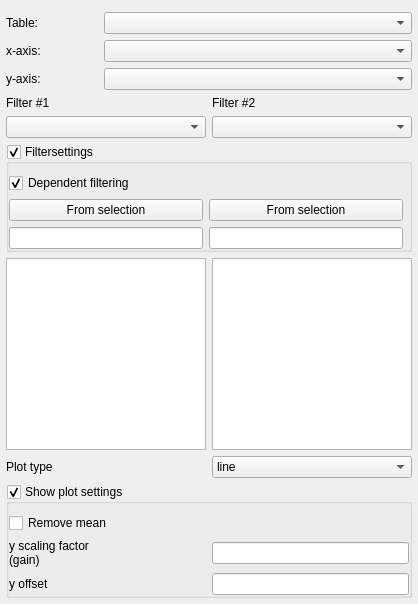
             <widget class="QWidget" name="tab_3">
              <attribute name="title">
               <string>Tab 3</string>
              </attribute>
              <layout class="QGridLayout" name="grid_layout_13">
               <property name="leftMargin">
                <number>6</number>
               </property>
               <property name="topMargin">
                <number>6</number>
               </property>
               <property name="rightMargin">
                <number>6</number>
               </property>
               <property name="bottomMargin">
                <number>6</number>
               </property>
               <item row="0" column="0">
                <layout class="QGridLayout" name="grid_layout_12">
                 <property name="topMargin">
                  <number>6</number>
                 </property>
                 <item row="0" column="0">
                  <widget class="QLabel" name="table_q_label_3">
                   <property name="sizePolicy">
                    <sizepolicy hsizetype="Preferred" vsizetype="Fixed">
                     <horstretch>0</horstretch>
                     <verstretch>0</verstretch>
                    </sizepolicy>
                   </property>
                   <property name="minimumSize">
                    <size>
                     <width>92</width>
                     <height>0</height>
                    </size>
                   </property>
                   <property name="font">
                    <font>
                     <pointsize>9</pointsize>
                    </font>
                   </property>
                   <property name="text">
                    <string>Table:</string>
                   </property>
                  </widget>
                 </item>
                 <item row="1" column="0">
                  <widget class="QLabel" name="xcol_q_label_3">
                   <property name="sizePolicy">
                    <sizepolicy hsizetype="Preferred" vsizetype="Fixed">
                     <horstretch>0</horstretch>
                     <verstretch>0</verstretch>
                    </sizepolicy>
                   </property>
                   <property name="minimumSize">
                    <size>
                     <width>92</width>
                     <height>0</height>
                    </size>
                   </property>
                   <property name="font">
                    <font>
                     <pointsize>9</pointsize>
                    </font>
                   </property>
                   <property name="text">
                    <string>x-axis:</string>
                   </property>
                  </widget>
                 </item>
                 <item row="1" column="1">
                  <widget class="QComboBox" name="tab3_xcol">
                   <property name="sizePolicy">
                    <sizepolicy hsizetype="Preferred" vsizetype="Fixed">
                     <horstretch>0</horstretch>
                     <verstretch>0</verstretch>
                    </sizepolicy>
                   </property>
                   <property name="minimumSize">
                    <size>
                     <width>87</width>
                     <height>0</height>
                    </size>
                   </property>
                   <property name="maximumSize">
                    <size>
                     <width>20000</width>
                     <height>16777215</height>
                    </size>
                   </property>
                   <property name="font">
                    <font>
                     <pointsize>9</pointsize>
                    </font>
                   </property>
                  </widget>
                 </item>
                 <item row="2" column="0">
                  <widget class="QLabel" name="ycol_q_label_3">
                   <property name="sizePolicy">
                    <sizepolicy hsizetype="Preferred" vsizetype="Fixed">
                     <horstretch>0</horstretch>
                     <verstretch>0</verstretch>
                    </sizepolicy>
                   </property>
                   <property name="minimumSize">
                    <size>
                     <width>92</width>
                     <height>0</height>
                    </size>
                   </property>
                   <property name="font">
                    <font>
                     <pointsize>9</pointsize>
                    </font>
                   </property>
                   <property name="text">
                    <string>y-axis:</string>
                   </property>
                  </widget>
                 </item>
                 <item row="2" column="1">
                  <widget class="QComboBox" name="tab3_ycol">
                   <property name="sizePolicy">
                    <sizepolicy hsizetype="Preferred" vsizetype="Fixed">
                     <horstretch>0</horstretch>
                     <verstretch>0</verstretch>
                    </sizepolicy>
                   </property>
                   <property name="minimumSize">
                    <size>
                     <width>87</width>
                     <height>0</height>
                    </size>
                   </property>
                   <property name="maximumSize">
                    <size>
                     <width>2000</width>
                     <height>16777215</height>
                    </size>
                   </property>
                   <property name="font">
                    <font>
                     <pointsize>9</pointsize>
                    </font>
                   </property>
                  </widget>
                 </item>
                 <item row="0" column="1">
                  <widget class="QComboBox" name="tab3_table">
                   <property name="sizePolicy">
                    <sizepolicy hsizetype="MinimumExpanding" vsizetype="Fixed">
                     <horstretch>0</horstretch>
                     <verstretch>0</verstretch>
                    </sizepolicy>
                   </property>
                   <property name="minimumSize">
                    <size>
                     <width>87</width>
                     <height>0</height>
                    </size>
                   </property>
                   <property name="maximumSize">
                    <size>
                     <width>20000</width>
                     <height>16777215</height>
                    </size>
                   </property>
                   <property name="font">
                    <font>
                     <pointsize>9</pointsize>
                    </font>
                   </property>
                  </widget>
                 </item>
                </layout>
               </item>
               <item row="2" column="0">
                <layout class="QHBoxLayout" name="horizontal_layout_6">
                 <item>
                  <widget class="QLabel" name="label_9">
                   <property name="font">
                    <font>
                     <pointsize>9</pointsize>
                    </font>
                   </property>
                   <property name="text">
                    <string>Plot type</string>
                   </property>
                  </widget>
                 </item>
                 <item>
                  <widget class="QComboBox" name="tab3_plot_type">
                   <property name="font">
                    <font>
                     <pointsize>9</pointsize>
                    </font>
                   </property>
                   <item>
                    <property name="text">
                     <string>line</string>
                    </property>
                   </item>
                   <item>
                    <property name="text">
                     <string>line and marker</string>
                    </property>
                   </item>
                   <item>
                    <property name="text">
                     <string>line and cross</string>
                    </property>
                   </item>
                   <item>
                    <property name="text">
                     <string>marker</string>
                    </property>
                   </item>
                   <item>
                    <property name="text">
                     <string>step-pre</string>
                    </property>
                   </item>
                   <item>
                    <property name="text">
                     <string>step-post</string>
                    </property>
                   </item>
                   <item>
                    <property name="text">
                     <string>frequency</string>
                    </property>
                   </item>
                  </widget>
                 </item>
                </layout>
               </item>
               <item row="3" column="0">
                <widget class="QGroupBox" name="tab3_plotsettings">
                 <property name="title">
                  <string>Show plot settings</string>
                 </property>
                 <property name="checkable">
                  <bool>true</bool>
                 </property>
                 <property name="checked">
                  <bool>true</bool>
                 </property>
                 <layout class="QGridLayout" name="grid_layout_20">
                  <property name="leftMargin">
                   <number>0</number>
                  </property>
                  <property name="topMargin">
                   <number>9</number>
                  </property>
                  <property name="rightMargin">
                   <number>0</number>
                  </property>
                  <property name="bottomMargin">
                   <number>0</number>
                  </property>
                  <item row="0" column="0">
                   <layout class="QGridLayout" name="grid_layout_19">
                    <item row="0" column="0">
                     <widget class="QCheckBox" name="tab3_remove_mean">
                      <property name="text">
                       <string>Remove mean</string>
                      </property>
                     </widget>
                    </item>
                    <item row="1" column="0">
                     <widget class="QLabel" name="label_13">
                      <property name="minimumSize">
                       <size>
                        <width>131</width>
                        <height>0</height>
                       </size>
                      </property>
                      <property name="toolTip">
                       <string>a in y=ax+b</string>
                      </property>
                      <property name="text">
                       <string>y scaling factor
(gain)</string>
                      </property>
                     </widget>
                    </item>
                    <item row="1" column="1">
                     <widget class="QLineEdit" name="tab3_factor">
                      <property name="sizePolicy">
                       <sizepolicy hsizetype="Preferred" vsizetype="Fixed">
                        <horstretch>0</horstretch>
                        <verstretch>0</verstretch>
                       </sizepolicy>
                      </property>
                      <property name="toolTip">
                       <string>a in y=ax+b</string>
                      </property>
                      <property name="text">
                       <string/>
                      </property>
                     </widget>
                    </item>
                    <item row="2" column="0">
                     <widget class="QLabel" name="label_16">
                      <property name="minimumSize">
                       <size>
                        <width>131</width>
                        <height>0</height>
                       </size>
                      </property>
                      <property name="toolTip">
                       <string>b in y=ax+b</string>
                      </property>
                      <property name="text">
                       <string>y offset</string>
                      </property>
                     </widget>
                    </item>
                    <item row="2" column="1">
                     <widget class="QLineEdit" name="tab3_offset">
                      <property name="sizePolicy">
                       <sizepolicy hsizetype="Preferred" vsizetype="Fixed">
                        <horstretch>0</horstretch>
                        <verstretch>0</verstretch>
                       </sizepolicy>
                      </property>
                      <property name="toolTip">
                       <string>b in y=ax+b</string>
                      </property>
                      <property name="text">
                       <string/>
                      </property>
                     </widget>
                    </item>
                   </layout>
                  </item>
                 </layout>
                 <zorder></zorder>
                </widget>
               </item>
               <item row="1" column="0">
                <layout class="QGridLayout" name="grid_layout_11">
                 <item row="3" column="0">
                  <widget class="QListWidget" name="tab3_filter1">
                   <property name="sizePolicy">
                    <sizepolicy hsizetype="Expanding" vsizetype="Expanding">
                     <horstretch>0</horstretch>
                     <verstretch>0</verstretch>
                    </sizepolicy>
                   </property>
                   <property name="minimumSize">
                    <size>
                     <width>89</width>
                     <height>40</height>
                    </size>
                   </property>
                   <property name="maximumSize">
                    <size>
                     <width>200</width>
                     <height>16777215</height>
                    </size>
                   </property>
                   <property name="font">
                    <font>
                     <pointsize>9</pointsize>
                    </font>
                   </property>
                   <property name="selectionMode">
                    <enum>QAbstractItemView::ExtendedSelection</enum>
                   </property>
                  </widget>
                 </item>
                 <item row="0" column="0">
                  <widget class="QLabel" name="filter1_q_label_3">
                   <property name="enabled">
                    <bool>true</bool>
                   </property>
                   <property name="sizePolicy">
                    <sizepolicy hsizetype="Preferred" vsizetype="Fixed">
                     <horstretch>0</horstretch>
                     <verstretch>0</verstretch>
                    </sizepolicy>
                   </property>
                   <property name="minimumSize">
                    <size>
                     <width>89</width>
                     <height>0</height>
                    </size>
                   </property>
                   <property name="maximumSize">
                    <size>
                     <width>200</width>
                     <height>16777215</height>
                    </size>
                   </property>
                   <property name="font">
                    <font>
                     <pointsize>9</pointsize>
                    </font>
                   </property>
                   <property name="text">
                    <string>Filter #1</string>
                   </property>
                  </widget>
                 </item>
                 <item row="0" column="1">
                  <widget class="QLabel" name="filter2_q_label_3">
                   <property name="enabled">
                    <bool>true</bool>
                   </property>
                   <property name="sizePolicy">
                    <sizepolicy hsizetype="Preferred" vsizetype="Fixed">
                     <horstretch>0</horstretch>
                     <verstretch>0</verstretch>
                    </sizepolicy>
                   </property>
                   <property name="minimumSize">
                    <size>
                     <width>90</width>
                     <height>0</height>
                    </size>
                   </property>
                   <property name="maximumSize">
                    <size>
                     <width>200</width>
                     <height>16777215</height>
                    </size>
                   </property>
                   <property name="font">
                    <font>
                     <pointsize>9</pointsize>
                    </font>
                   </property>
                   <property name="text">
                    <string>Filter #2</string>
                   </property>
                  </widget>
                 </item>
                 <item row="1" column="0">
                  <widget class="QComboBox" name="tab3_filtercol1">
                   <property name="sizePolicy">
                    <sizepolicy hsizetype="Preferred" vsizetype="Fixed">
                     <horstretch>0</horstretch>
                     <verstretch>0</verstretch>
                    </sizepolicy>
                   </property>
                   <property name="minimumSize">
                    <size>
                     <width>89</width>
                     <height>0</height>
                    </size>
                   </property>
                   <property name="maximumSize">
                    <size>
                     <width>200</width>
                     <height>16777215</height>
                    </size>
                   </property>
                   <property name="font">
                    <font>
                     <pointsize>9</pointsize>
                    </font>
                   </property>
                  </widget>
                 </item>
                 <item row="1" column="1">
                  <widget class="QComboBox" name="tab3_filtercol2">
                   <property name="sizePolicy">
                    <sizepolicy hsizetype="Preferred" vsizetype="Fixed">
                     <horstretch>0</horstretch>
                     <verstretch>0</verstretch>
                    </sizepolicy>
                   </property>
                   <property name="minimumSize">
                    <size>
                     <width>90</width>
                     <height>0</height>
                    </size>
                   </property>
                   <property name="maximumSize">
                    <size>
                     <width>200</width>
                     <height>16777215</height>
                    </size>
                   </property>
                   <property name="font">
                    <font>
                     <pointsize>9</pointsize>
                    </font>
                   </property>
                  </widget>
                 </item>
                 <item row="3" column="1">
                  <widget class="QListWidget" name="tab3_filter2">
                   <property name="sizePolicy">
                    <sizepolicy hsizetype="Expanding" vsizetype="Expanding">
                     <horstretch>0</horstretch>
                     <verstretch>0</verstretch>
                    </sizepolicy>
                   </property>
                   <property name="minimumSize">
                    <size>
                     <width>90</width>
                     <height>40</height>
                    </size>
                   </property>
                   <property name="maximumSize">
                    <size>
                     <width>200</width>
                     <height>16777215</height>
                    </size>
                   </property>
                   <property name="font">
                    <font>
                     <pointsize>9</pointsize>
                    </font>
                   </property>
                   <property name="selectionMode">
                    <enum>QAbstractItemView::ExtendedSelection</enum>
                   </property>
                  </widget>
                 </item>
                 <item row="2" column="0" colspan="2">
                  <widget class="QGroupBox" name="filtersettings3">
                   <property name="title">
                    <string>Filtersettings</string>
                   </property>
                   <property name="checkable">
                    <bool>true</bool>
                   </property>
                   <property name="checked">
                    <bool>true</bool>
                   </property>
                   <layout class="QGridLayout" name="grid_layout_24">
                    <property name="leftMargin">
                     <number>0</number>
                    </property>
                    <property name="topMargin">
                     <number>9</number>
                    </property>
                    <property name="rightMargin">
                     <number>6</number>
                    </property>
                    <property name="bottomMargin">
                     <number>0</number>
                    </property>
                    <item row="0" column="0" colspan="2">
                     <widget class="QCheckBox" name="dependent_filtering3">
                      <property name="toolTip">
                       <string>&lt;html&gt;&lt;head/&gt;&lt;body&gt;&lt;p&gt;Only show items that remains after filtering using the other filter selection.&lt;/p&gt;&lt;p&gt;&lt;br/&gt;&lt;/p&gt;&lt;p&gt;Ex:&lt;/p&gt;&lt;p&gt;1. Choose filter 1 or 2 and select items.&lt;/p&gt;&lt;p&gt;2. Choose the other filter. The list is now filled with items from the chosen filter that isn't excluded by the other filter.&lt;/p&gt;&lt;p&gt;&lt;br/&gt;&lt;/p&gt;&lt;p&gt;Reselecting the filter column resets the selection for current filter list.&lt;/p&gt;&lt;/body&gt;&lt;/html&gt;</string>
                      </property>
                      <property name="text">
                       <string>Dependent filtering</string>
                      </property>
                      <property name="checked">
                       <bool>true</bool>
                      </property>
                     </widget>
                    </item>
                    <item row="1" column="0">
                     <widget class="QPushButton" name="select_button_t3f1">
                      <property name="toolTip">
                       <string>&lt;html&gt;&lt;head/&gt;&lt;body&gt;&lt;p&gt;Select items in list with from selected features in the selected layer containing a column with the same name as the selected filter column.&lt;/p&gt;&lt;p&gt;&lt;br/&gt;&lt;/p&gt;&lt;/body&gt;&lt;/html&gt;</string>
                      </property>
                      <property name="text">
                       <string>From selection</string>
                      </property>
                     </widget>
                    </item>
                    <item row="1" column="1">
                     <widget class="QPushButton" name="select_button_t3f2">
                      <property name="toolTip">
                       <string>&lt;html&gt;&lt;head/&gt;&lt;body&gt;&lt;p&gt;Select items in list with from selected features in the selected layer containing a column with the same name as the selected filter column.&lt;/p&gt;&lt;p&gt;&lt;br/&gt;&lt;/p&gt;&lt;/body&gt;&lt;/html&gt;</string>
                      </property>
                      <property name="text">
                       <string>From selection</string>
                      </property>
                     </widget>
                    </item>
                    <item row="2" column="0">
                     <widget class="QLineEdit" name="tab3_listfilter1">
                      <property name="toolTip">
                       <string>&lt;html&gt;&lt;head/&gt;&lt;body&gt;&lt;p&gt;Filter list for words containg given string.&lt;/p&gt;&lt;p&gt;Supply a list of words separated by ;&lt;/p&gt;&lt;p&gt;Ex: Rb;Br&lt;/p&gt;&lt;p&gt;Ex: Chlor;Sodi;Calc&lt;/p&gt;&lt;p&gt;Case insensitive.&lt;/p&gt;&lt;/body&gt;&lt;/html&gt;</string>
                      </property>
                     </widget>
                    </item>
                    <item row="2" column="1">
                     <widget class="QLineEdit" name="tab3_listfilter2">
                      <property name="toolTip">
                       <string>&lt;html&gt;&lt;head/&gt;&lt;body&gt;&lt;p&gt;Filter list for words containg given string.&lt;/p&gt;&lt;p&gt;Supply a list of words separated by ;&lt;/p&gt;&lt;p&gt;Ex: Rb;Br&lt;/p&gt;&lt;p&gt;Ex: Chlor;Sodi;Calc&lt;/p&gt;&lt;p&gt;Case insensitive.&lt;/p&gt;&lt;/body&gt;&lt;/html&gt;</string>
                      </property>
                     </widget>
                    </item>
                   </layout>
                  </widget>
                 </item>
                </layout>
               </item>
              </layout>
             </widget>
